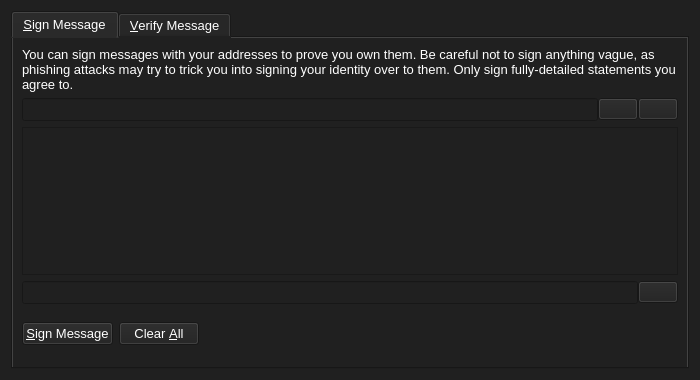
<?xml version="1.0" encoding="UTF-8"?>
<ui version="4.0">
 <class>SignVerifyMessageDialog</class>
 <widget class="QDialog" name="SignVerifyMessageDialog">
  <property name="geometry">
   <rect>
    <x>0</x>
    <y>0</y>
    <width>700</width>
    <height>380</height>
   </rect>
  </property>
  <property name="windowTitle">
   <string>Signatures - Sign / Verify a Message</string>
  </property>
  <property name="styleSheet">
   <string notr="true">background-color: rgb(32, 32, 32);
color: rgb(255, 255, 255);</string>
  </property>
  <property name="modal">
   <bool>true</bool>
  </property>
  <layout class="QVBoxLayout" name="verticalLayout">
   <item>
    <widget class="QTabWidget" name="tabWidget">
     <property name="palette">
      <palette>
       <active>
        <colorrole role="WindowText">
         <brush brushstyle="SolidPattern">
          <color alpha="255">
           <red>255</red>
           <green>255</green>
           <blue>255</blue>
          </color>
         </brush>
        </colorrole>
        <colorrole role="Button">
         <brush brushstyle="SolidPattern">
          <color alpha="255">
           <red>32</red>
           <green>32</green>
           <blue>32</blue>
          </color>
         </brush>
        </colorrole>
        <colorrole role="Light">
         <brush brushstyle="SolidPattern">
          <color alpha="255">
           <red>32</red>
           <green>32</green>
           <blue>32</blue>
          </color>
         </brush>
        </colorrole>
        <colorrole role="Midlight">
         <brush brushstyle="SolidPattern">
          <color alpha="255">
           <red>32</red>
           <green>32</green>
           <blue>32</blue>
          </color>
         </brush>
        </colorrole>
        <colorrole role="Mid">
         <brush brushstyle="SolidPattern">
          <color alpha="255">
           <red>32</red>
           <green>32</green>
           <blue>32</blue>
          </color>
         </brush>
        </colorrole>
        <colorrole role="Text">
         <brush brushstyle="SolidPattern">
          <color alpha="255">
           <red>255</red>
           <green>255</green>
           <blue>255</blue>
          </color>
         </brush>
        </colorrole>
        <colorrole role="ButtonText">
         <brush brushstyle="SolidPattern">
          <color alpha="255">
           <red>255</red>
           <green>255</green>
           <blue>255</blue>
          </color>
         </brush>
        </colorrole>
        <colorrole role="Base">
         <brush brushstyle="SolidPattern">
          <color alpha="255">
           <red>32</red>
           <green>32</green>
           <blue>32</blue>
          </color>
         </brush>
        </colorrole>
        <colorrole role="Window">
         <brush brushstyle="SolidPattern">
          <color alpha="255">
           <red>32</red>
           <green>32</green>
           <blue>32</blue>
          </color>
         </brush>
        </colorrole>
        <colorrole role="PlaceholderText">
         <brush brushstyle="NoBrush">
          <color alpha="128">
           <red>255</red>
           <green>255</green>
           <blue>255</blue>
          </color>
         </brush>
        </colorrole>
       </active>
       <inactive>
        <colorrole role="WindowText">
         <brush brushstyle="SolidPattern">
          <color alpha="255">
           <red>255</red>
           <green>255</green>
           <blue>255</blue>
          </color>
         </brush>
        </colorrole>
        <colorrole role="Button">
         <brush brushstyle="SolidPattern">
          <color alpha="255">
           <red>32</red>
           <green>32</green>
           <blue>32</blue>
          </color>
         </brush>
        </colorrole>
        <colorrole role="Light">
         <brush brushstyle="SolidPattern">
          <color alpha="255">
           <red>32</red>
           <green>32</green>
           <blue>32</blue>
          </color>
         </brush>
        </colorrole>
        <colorrole role="Midlight">
         <brush brushstyle="SolidPattern">
          <color alpha="255">
           <red>32</red>
           <green>32</green>
           <blue>32</blue>
          </color>
         </brush>
        </colorrole>
        <colorrole role="Mid">
         <brush brushstyle="SolidPattern">
          <color alpha="255">
           <red>32</red>
           <green>32</green>
           <blue>32</blue>
          </color>
         </brush>
        </colorrole>
        <colorrole role="Text">
         <brush brushstyle="SolidPattern">
          <color alpha="255">
           <red>255</red>
           <green>255</green>
           <blue>255</blue>
          </color>
         </brush>
        </colorrole>
        <colorrole role="ButtonText">
         <brush brushstyle="SolidPattern">
          <color alpha="255">
           <red>255</red>
           <green>255</green>
           <blue>255</blue>
          </color>
         </brush>
        </colorrole>
        <colorrole role="Base">
         <brush brushstyle="SolidPattern">
          <color alpha="255">
           <red>32</red>
           <green>32</green>
           <blue>32</blue>
          </color>
         </brush>
        </colorrole>
        <colorrole role="Window">
         <brush brushstyle="SolidPattern">
          <color alpha="255">
           <red>32</red>
           <green>32</green>
           <blue>32</blue>
          </color>
         </brush>
        </colorrole>
        <colorrole role="PlaceholderText">
         <brush brushstyle="NoBrush">
          <color alpha="128">
           <red>255</red>
           <green>255</green>
           <blue>255</blue>
          </color>
         </brush>
        </colorrole>
       </inactive>
       <disabled>
        <colorrole role="WindowText">
         <brush brushstyle="SolidPattern">
          <color alpha="255">
           <red>255</red>
           <green>255</green>
           <blue>255</blue>
          </color>
         </brush>
        </colorrole>
        <colorrole role="Button">
         <brush brushstyle="SolidPattern">
          <color alpha="255">
           <red>32</red>
           <green>32</green>
           <blue>32</blue>
          </color>
         </brush>
        </colorrole>
        <colorrole role="Light">
         <brush brushstyle="SolidPattern">
          <color alpha="255">
           <red>32</red>
           <green>32</green>
           <blue>32</blue>
          </color>
         </brush>
        </colorrole>
        <colorrole role="Midlight">
         <brush brushstyle="SolidPattern">
          <color alpha="255">
           <red>32</red>
           <green>32</green>
           <blue>32</blue>
          </color>
         </brush>
        </colorrole>
        <colorrole role="Mid">
         <brush brushstyle="SolidPattern">
          <color alpha="255">
           <red>32</red>
           <green>32</green>
           <blue>32</blue>
          </color>
         </brush>
        </colorrole>
        <colorrole role="Text">
         <brush brushstyle="SolidPattern">
          <color alpha="255">
           <red>255</red>
           <green>255</green>
           <blue>255</blue>
          </color>
         </brush>
        </colorrole>
        <colorrole role="ButtonText">
         <brush brushstyle="SolidPattern">
          <color alpha="255">
           <red>255</red>
           <green>255</green>
           <blue>255</blue>
          </color>
         </brush>
        </colorrole>
        <colorrole role="Base">
         <brush brushstyle="SolidPattern">
          <color alpha="255">
           <red>32</red>
           <green>32</green>
           <blue>32</blue>
          </color>
         </brush>
        </colorrole>
        <colorrole role="Window">
         <brush brushstyle="SolidPattern">
          <color alpha="255">
           <red>32</red>
           <green>32</green>
           <blue>32</blue>
          </color>
         </brush>
        </colorrole>
        <colorrole role="PlaceholderText">
         <brush brushstyle="NoBrush">
          <color alpha="128">
           <red>255</red>
           <green>255</green>
           <blue>255</blue>
          </color>
         </brush>
        </colorrole>
       </disabled>
      </palette>
     </property>
     <property name="font">
      <font>
       <pointsize>10</pointsize>
      </font>
     </property>
     <property name="styleSheet">
      <string notr="true">background: rgb(32, 32, 32);
background-color: rgb(32, 32, 32);</string>
     </property>
     <property name="tabShape">
      <enum>QTabWidget::Rounded</enum>
     </property>
     <property name="currentIndex">
      <number>0</number>
     </property>
     <widget class="QWidget" name="tabSignMessage">
      <property name="styleSheet">
       <string notr="true">background: rgb(32, 32, 32);
background-color: rgb(32, 32, 32);</string>
      </property>
      <attribute name="title">
       <string>&amp;Sign Message</string>
      </attribute>
      <layout class="QVBoxLayout" name="verticalLayout_SM">
       <item>
        <widget class="QLabel" name="infoLabel_SM">
         <property name="font">
          <font>
           <pointsize>10</pointsize>
          </font>
         </property>
         <property name="text">
          <string>You can sign messages with your addresses to prove you own them. Be careful not to sign anything vague, as phishing attacks may try to trick you into signing your identity over to them. Only sign fully-detailed statements you agree to.</string>
         </property>
         <property name="textFormat">
          <enum>Qt::PlainText</enum>
         </property>
         <property name="wordWrap">
          <bool>true</bool>
         </property>
        </widget>
       </item>
       <item>
        <layout class="QHBoxLayout" name="horizontalLayout_1_SM">
         <property name="spacing">
          <number>0</number>
         </property>
         <item>
          <widget class="QValidatedLineEdit" name="addressIn_SM">
           <property name="font">
            <font>
             <pointsize>10</pointsize>
            </font>
           </property>
           <property name="toolTip">
            <string>The address to sign the message with (e.g. ie6sxvFwLpMsp5tRHpAS6q3cZVewmqYzTg)</string>
           </property>
           <property name="maxLength">
            <number>34</number>
           </property>
          </widget>
         </item>
         <item>
          <widget class="QPushButton" name="addressBookButton_SM">
           <property name="toolTip">
            <string>Choose an address from the address book</string>
           </property>
           <property name="text">
            <string/>
           </property>
           <property name="icon">
            <iconset resource="../bitcoin.qrc">
             <normaloff>:/icons/address-book</normaloff>:/icons/address-book</iconset>
           </property>
           <property name="shortcut">
            <string>Alt+A</string>
           </property>
           <property name="autoDefault">
            <bool>false</bool>
           </property>
          </widget>
         </item>
         <item>
          <widget class="QPushButton" name="pasteButton_SM">
           <property name="toolTip">
            <string>Paste address from clipboard</string>
           </property>
           <property name="text">
            <string/>
           </property>
           <property name="icon">
            <iconset resource="../bitcoin.qrc">
             <normaloff>:/icons/editpaste</normaloff>:/icons/editpaste</iconset>
           </property>
           <property name="shortcut">
            <string>Alt+P</string>
           </property>
           <property name="autoDefault">
            <bool>false</bool>
           </property>
          </widget>
         </item>
        </layout>
       </item>
       <item>
        <widget class="QPlainTextEdit" name="messageIn_SM">
         <property name="font">
          <font>
           <pointsize>10</pointsize>
          </font>
         </property>
         <property name="toolTip">
          <string>Enter the message you want to sign here</string>
         </property>
        </widget>
       </item>
       <item>
        <layout class="QHBoxLayout" name="horizontalLayout_2_SM">
         <property name="spacing">
          <number>0</number>
         </property>
         <item>
          <widget class="QLineEdit" name="signatureOut_SM">
           <property name="font">
            <font>
             <pointsize>10</pointsize>
             <italic>true</italic>
            </font>
           </property>
           <property name="readOnly">
            <bool>true</bool>
           </property>
          </widget>
         </item>
         <item>
          <widget class="QPushButton" name="copySignatureButton_SM">
           <property name="toolTip">
            <string>Copy the current signature to the system clipboard</string>
           </property>
           <property name="text">
            <string/>
           </property>
           <property name="icon">
            <iconset resource="../bitcoin.qrc">
             <normaloff>:/icons/editcopy</normaloff>:/icons/editcopy</iconset>
           </property>
           <property name="autoDefault">
            <bool>false</bool>
           </property>
          </widget>
         </item>
        </layout>
       </item>
       <item>
        <layout class="QHBoxLayout" name="horizontalLayout_3_SM">
         <item>
          <widget class="QPushButton" name="signMessageButton_SM">
           <property name="font">
            <font>
             <pointsize>10</pointsize>
            </font>
           </property>
           <property name="toolTip">
            <string>Sign the message to prove you own this PVCC address</string>
           </property>
           <property name="text">
            <string>&amp;Sign Message</string>
           </property>
           <property name="icon">
            <iconset resource="../bitcoin.qrc">
             <normaloff>:/icons/edit</normaloff>:/icons/edit</iconset>
           </property>
           <property name="autoDefault">
            <bool>false</bool>
           </property>
          </widget>
         </item>
         <item>
          <widget class="QPushButton" name="clearButton_SM">
           <property name="font">
            <font>
             <pointsize>10</pointsize>
            </font>
           </property>
           <property name="toolTip">
            <string>Reset all sign message fields</string>
           </property>
           <property name="text">
            <string>Clear &amp;All</string>
           </property>
           <property name="icon">
            <iconset resource="../bitcoin.qrc">
             <normaloff>:/icons/remove</normaloff>:/icons/remove</iconset>
           </property>
           <property name="autoDefault">
            <bool>false</bool>
           </property>
          </widget>
         </item>
         <item>
          <spacer name="horizontalSpacer_1_SM">
           <property name="orientation">
            <enum>Qt::Horizontal</enum>
           </property>
           <property name="sizeHint" stdset="0">
            <size>
             <width>40</width>
             <height>48</height>
            </size>
           </property>
          </spacer>
         </item>
         <item>
          <widget class="QLabel" name="statusLabel_SM">
           <property name="font">
            <font>
             <weight>75</weight>
             <bold>true</bold>
            </font>
           </property>
           <property name="text">
            <string/>
           </property>
           <property name="wordWrap">
            <bool>true</bool>
           </property>
          </widget>
         </item>
         <item>
          <spacer name="horizontalSpacer_2_SM">
           <property name="orientation">
            <enum>Qt::Horizontal</enum>
           </property>
           <property name="sizeHint" stdset="0">
            <size>
             <width>40</width>
             <height>48</height>
            </size>
           </property>
          </spacer>
         </item>
        </layout>
       </item>
      </layout>
     </widget>
     <widget class="QWidget" name="tabVerifyMessage">
      <attribute name="title">
       <string>&amp;Verify Message</string>
      </attribute>
      <layout class="QVBoxLayout" name="verticalLayout_VM">
       <item>
        <widget class="QLabel" name="infoLabel_VM">
         <property name="font">
          <font>
           <pointsize>10</pointsize>
          </font>
         </property>
         <property name="text">
          <string>Enter the signing address, message (ensure you copy line breaks, spaces, tabs, etc. exactly) and signature below to verify the message. Be careful not to read more into the signature than what is in the signed message itself, to avoid being tricked by a man-in-the-middle attack.</string>
         </property>
         <property name="textFormat">
          <enum>Qt::PlainText</enum>
         </property>
         <property name="alignment">
          <set>Qt::AlignLeading|Qt::AlignLeft|Qt::AlignTop</set>
         </property>
         <property name="wordWrap">
          <bool>true</bool>
         </property>
        </widget>
       </item>
       <item>
        <layout class="QHBoxLayout" name="horizontalLayout_1_VM">
         <property name="spacing">
          <number>0</number>
         </property>
         <item>
          <widget class="QValidatedLineEdit" name="addressIn_VM">
           <property name="font">
            <font>
             <pointsize>10</pointsize>
            </font>
           </property>
           <property name="toolTip">
            <string>The address the message was signed with (e.g. ie6sxvFwLpMsp5tRHpAS6q3cZVewmqYzTg)</string>
           </property>
           <property name="maxLength">
            <number>34</number>
           </property>
          </widget>
         </item>
         <item>
          <widget class="QPushButton" name="addressBookButton_VM">
           <property name="toolTip">
            <string>Choose an address from the address book</string>
           </property>
           <property name="text">
            <string/>
           </property>
           <property name="icon">
            <iconset resource="../bitcoin.qrc">
             <normaloff>:/icons/address-book</normaloff>:/icons/address-book</iconset>
           </property>
           <property name="shortcut">
            <string>Alt+A</string>
           </property>
           <property name="autoDefault">
            <bool>false</bool>
           </property>
          </widget>
         </item>
        </layout>
       </item>
       <item>
        <widget class="QPlainTextEdit" name="messageIn_VM">
         <property name="font">
          <font>
           <pointsize>10</pointsize>
          </font>
         </property>
        </widget>
       </item>
       <item>
        <widget class="QValidatedLineEdit" name="signatureIn_VM"/>
       </item>
       <item>
        <layout class="QHBoxLayout" name="horizontalLayout_2_VM">
         <item>
          <widget class="QPushButton" name="verifyMessageButton_VM">
           <property name="font">
            <font>
             <pointsize>10</pointsize>
            </font>
           </property>
           <property name="toolTip">
            <string>Verify the message to ensure it was signed with the specified PVCC address</string>
           </property>
           <property name="text">
            <string>&amp;Verify Message</string>
           </property>
           <property name="icon">
            <iconset resource="../bitcoin.qrc">
             <normaloff>:/icons/transaction_0</normaloff>:/icons/transaction_0</iconset>
           </property>
           <property name="autoDefault">
            <bool>false</bool>
           </property>
          </widget>
         </item>
         <item>
          <widget class="QPushButton" name="clearButton_VM">
           <property name="font">
            <font>
             <pointsize>10</pointsize>
            </font>
           </property>
           <property name="toolTip">
            <string>Reset all verify message fields</string>
           </property>
           <property name="text">
            <string>Clear &amp;All</string>
           </property>
           <property name="icon">
            <iconset resource="../bitcoin.qrc">
             <normaloff>:/icons/remove</normaloff>:/icons/remove</iconset>
           </property>
           <property name="autoDefault">
            <bool>false</bool>
           </property>
          </widget>
         </item>
         <item>
          <spacer name="horizontalSpacer_1_VM">
           <property name="orientation">
            <enum>Qt::Horizontal</enum>
           </property>
           <property name="sizeHint" stdset="0">
            <size>
             <width>40</width>
             <height>48</height>
            </size>
           </property>
          </spacer>
         </item>
         <item>
          <widget class="QLabel" name="statusLabel_VM">
           <property name="font">
            <font>
             <weight>75</weight>
             <bold>true</bold>
            </font>
           </property>
           <property name="text">
            <string/>
           </property>
           <property name="wordWrap">
            <bool>true</bool>
           </property>
          </widget>
         </item>
         <item>
          <spacer name="horizontalSpacer_2_VM">
           <property name="orientation">
            <enum>Qt::Horizontal</enum>
           </property>
           <property name="sizeHint" stdset="0">
            <size>
             <width>40</width>
             <height>48</height>
            </size>
           </property>
          </spacer>
         </item>
        </layout>
       </item>
      </layout>
     </widget>
    </widget>
   </item>
  </layout>
 </widget>
 <customwidgets>
  <customwidget>
   <class>QValidatedLineEdit</class>
   <extends>QLineEdit</extends>
   <header>qvalidatedlineedit.h</header>
  </customwidget>
 </customwidgets>
 <resources>
  <include location="../bitcoin.qrc"/>
 </resources>
 <connections/>
</ui>
